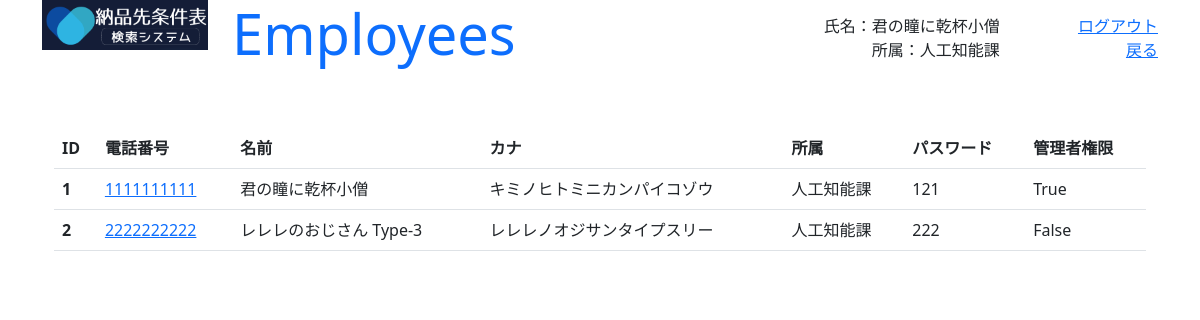
Page /show_employees (signed in) on the committed database.
### GreenLine/models.py (models this page shows, shortened)
class Employee(models.Model) :
    organization = models.ForeignKey(Organization, on_delete=models.CASCADE)
    name = models.CharField(max_length=200, default='')
    kana_regex = RegexValidator(regex=r'^[ァ-ヴ]+$', message='カナはカタカナのみ入力できます')
    kana = models.CharField(validators=[kana_regex], max_length=200, default='')
    phone_regex = RegexValidator(regex=r'^[0-9]+$', message='電話番号は半角数字のみ入力できます')
    phone = models.CharField(validators=[phone_regex], max_length=200, default='')
    password = models.CharField(max_length=16, default='')
    auth = models.BooleanField(default=False)

class Organization(models.Model) :
    name = models.CharField(max_length=200, default='')

### GreenLine/views.py (the view)
# urls.py: path('show_employees', show_employees, name="show_employees"),
@csrf_exempt
def show_employees(request) :
    employee = get_employee(request, True)
    if not employee :
        return redirect('admin_login')
    params = {
        'title' : 'Employees',
        'msg' : '',
        'name' : employee.name,
        'organizaion' : employee.organization.name,
        'list' : Employee.objects.all(),
    }
    return render(request, 'show_employees.html', params)

### GreenLine/views.py (called while the page is built)
def get_employee(request, auth_flg) :
    if not 'employee' in request.session :
        return None
    employee = Employee.objects.filter(id=request.session['employee']).first()
    if not employee :
        return None
    if auth_flg and not employee.auth :
        return None
    return employee

### GreenLine/templates/show_employees.html (shortened to what this page needs)
{% load static %}
<!doctype html>
<html lang="ja">
<head>
    <link href="https://cdn.jsdelivr.net/npm/bootstrap@5.3.0-alpha1/dist/css/bootstrap.min.css" rel="stylesheet">
</head>
<body class="container" style="height: 95vh;">
    <div class="row align-items-start">
        <div class="col-2"><img src="{% static 'title.png' %}" width="100%"></div>
        <div id="main_header" class="col-10 container" style="height: 10vh; padding-bottom: 10px;">
            <div class="row align-items-center">
            <div class="col-6 text-start"><h1 class="display-4 text-primary">{{ title }}</h1></div>
            <div class="col-4 container">
                <div class="row"><div class="col text-end">氏名：{{ name }}</div></div>
                <div class="row"><div class="col text-end">所属：{{ organizaion }}</div></div>
            </div>
            <div class="col-2 container">
                <div class="row"><div class="col text-end"><a href="{% url 'admin_login' %}">ログアウト</a></div></div>
                <div class="row"><div class="col text-end"><a href="{% url 'admin_main' %}">戻る</a></div></div>
            </div>
            </div>
        </div>
    </div>
    <div id="employees_list" class="container mt-5">
        <table class=table>
            <thead>
                <tr>
                    <th scope="col">ID</th>
                    <th scope="col">電話番号</th>
                    <th scope="col">名前</th>
                    <th scope="col">カナ</th>
                    <th scope="col">所属</th>
                    <th scope="col">パスワード</th>
                    <th scope="col">管理者権限</th>
                </tr>
            </thead>
            <tbody>
            {% for e in list %}
                <tr>
                    <th scope="row">{{ e.id }}</th>
                    <td><a href="{% url 'employee' e.id 0 %}">{{ e.phone }}</a></td>
                    <td>{{ e.name }}</td>
                    <td>{{ e.kana }}</td>
                    <td>{{ e.organization.name }}</td>
                    <td>{{ e.password }}</td>
                    <td>{{ e.auth }}</td>
                </tr>
            {% endfor %}
            </tbody>
        </table>
    </div>
</body>
</html>

### rows in the picture
Employee: name "君の瞳に乾杯小僧", id "1", phone "1111111111", kana "キミノヒトミニカンパイコゾウ", organization.name "人工知能課", password "121", auth "True"
Organization: name "人工知能課"
Employee: id "2", phone "2222222222", name "レレレのおじさん Type-3", kana "レレレノオジサンタイプスリー", organization.name "人工知能課", password "222", auth "False"
